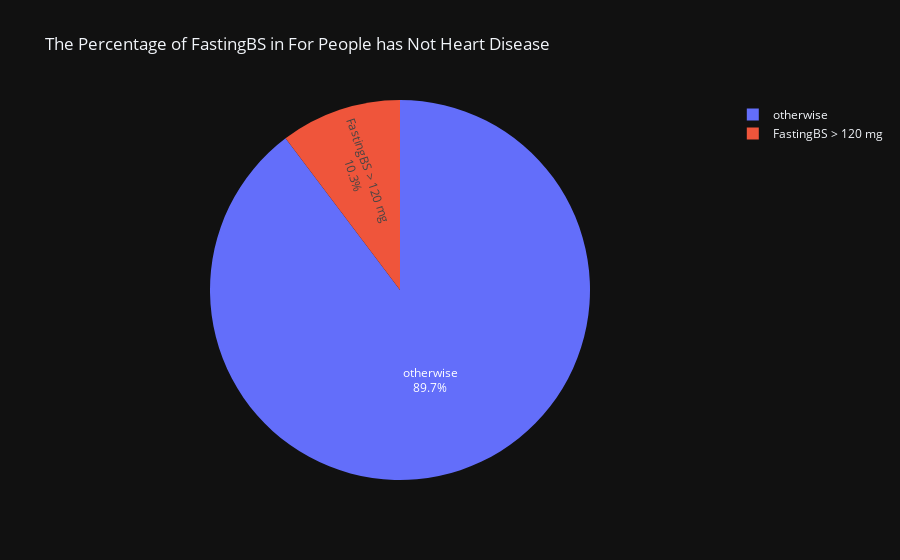

The notebook cell this image was saved under:
### Markdown cell above
## Percentage of fasting For people has heart disease or not

### Code cell
fig = px.pie(values = df_cleaned[(df_cleaned['HeartDisease'] == 0)]['FastingBS'].value_counts(),
             names = ['otherwise','FastingBS > 120 mg'],
             template = 'plotly_dark',
             title = 'The Percentage of FastingBS in For People has Not Heart Disease'
             ).update_traces(textinfo='label+percent')

fig.show()

### Figure 1 — Plotly figure (JSON) as saved in the notebook; plotly's stock layout.template omitted (floating-point values rounded to 4 significant figures)
{"data": [{"domain": {"x": [0, 1], "y": [0, 1]}, "hovertemplate": "label=%{label}<br>value=%{value}<extra></extra>", "labels": ["otherwise", "FastingBS > 120 mg"], "legendgroup": "", "name": "", "showlegend": true, "textinfo": "label+percent", "type": "pie", "values": [340, 39]}], "layout": {"legend": {"tracegroupgap": 0}, "title": {"text": "The Percentage of FastingBS in For People has Not Heart Disease"}}}
